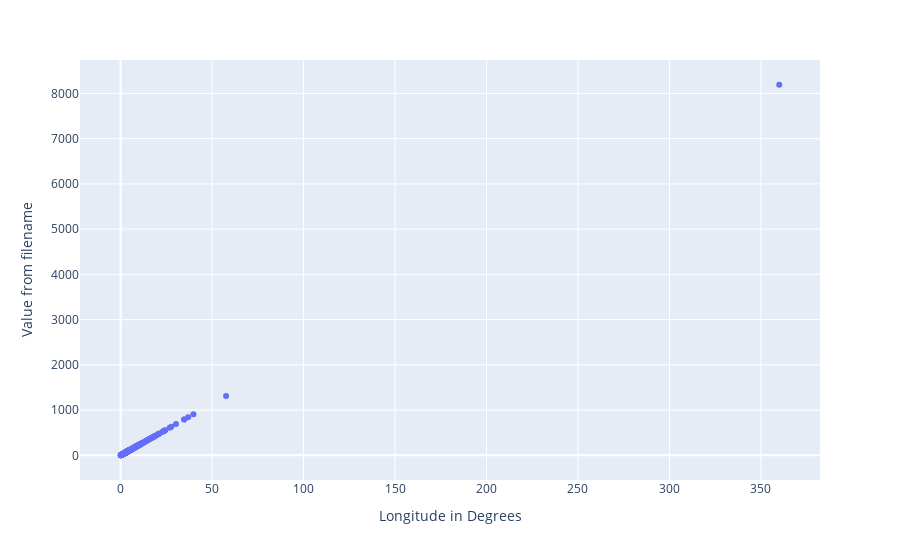

Source (notebook cell):
### Code cell
fig = px.scatter(
    df,
    x="angleDiffLongitude",
    y="f3",
    hover_name="name",
    hover_data=["angleDiffLongitude", "f3"],
    labels={
        "f3": "Value from filename",
        "angleDiffLongitude": "Longitude in Degrees",
    },
)
fig.show()

### Figure 1 — Plotly figure (JSON) as saved in the notebook; plotly's stock layout.template omitted (floating-point values rounded to 4 significant figures; data arrays with more than 128 entries replaced by an {"elided": "..."} marker saying what was removed)
{"data": [{"hovertemplate": "<b>%{hovertext}</b><br><br>Longitude in Degrees=%{x}<br>Value from filename=%{y}<extra></extra>", "hovertext": {"elided": "626 str values"}, "legendgroup": "", "marker": {"color": "#636efa", "symbol": "circle"}, "mode": "markers", "name": "", "orientation": "v", "showlegend": false, "type": "scatter", "x": {"elided": "626 float values"}, "xaxis": "x", "y": {"elided": "626 int values"}, "yaxis": "y"}], "layout": {"legend": {"tracegroupgap": 0}, "margin": {"t": 60}, "xaxis": {"anchor": "y", "domain": [0, 1], "title": {"text": "Longitude in Degrees"}}, "yaxis": {"anchor": "x", "domain": [0, 1], "title": {"text": "Value from filename"}}}}
